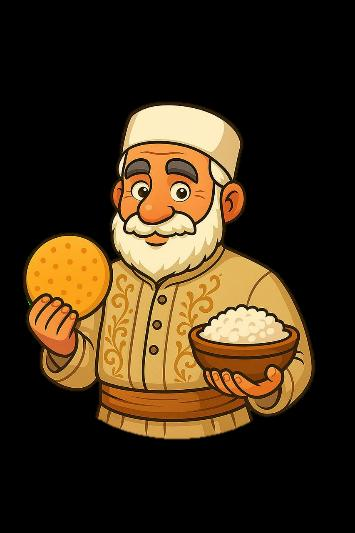
#> input picture assets/images/baker.jpeg, 355 x 533 px
$ python remove_bg.py
#> lines starting #> are read from the running program, lines starting #| are printed output that depends on the picture
import sys
from PIL import Image

def remove_black_background(input_path, output_path):
#> called with input_path = 'assets/images/baker.jpeg', output_path = 'assets/images/baker.png'
    img = Image.open(input_path).convert("RGBA")
    datas = img.getdata()

    newData = []
    for item in datas:
        # Check if the pixel is black or very dark
        if item[0] < 20 and item[1] < 20 and item[2] < 20:
            newData.append((0, 0, 0, 0)) # Transparent
        else:
            newData.append(item)
#> after the loop, newData = 189215 items

    img.putdata(newData)
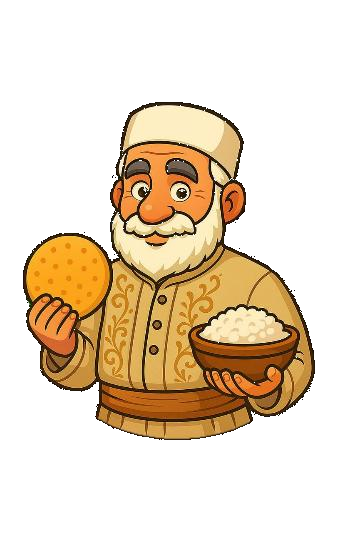
#> img: PIL image 355x533 RGBA; mean R, G, B, A 62, 45.7, 24, 84.6; transparent parts drawn white
    img.save(output_path, "PNG")
    print(f"Saved {output_path}")

if __name__ == "__main__":
    remove_black_background('assets/images/baker.jpeg', 'assets/images/baker.png')
